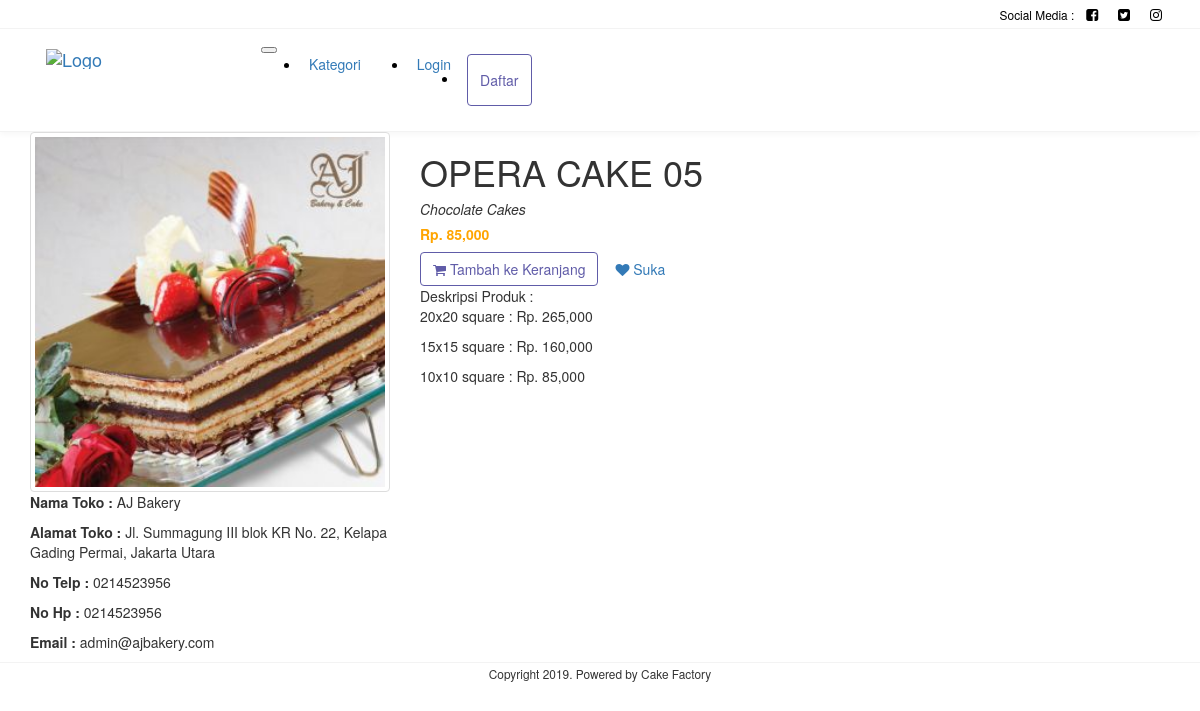
The app's page /home/detail/CAKE1396 with its own data.
### tables this page shows
CREATE TABLE `tb_kue` (
  `kd_kue` varchar(8) NOT NULL,
  `kd_kategori_kue` varchar(5) NOT NULL,
  `id_toko` varchar(8) NOT NULL,
  `nama_kue` varchar(100) NOT NULL,
  `deskripsi_kue` text,
  `harga_kue` double NOT NULL,
  `rating_kue` int(11) DEFAULT NULL,
  `photo_path` varchar(100) DEFAULT NULL,
  `tanggal_ditambah` datetime DEFAULT NULL,
  `status_kue` tinyint(1) DEFAULT NULL
);

CREATE TABLE `tb_toko` (
  `id_toko` varchar(8) NOT NULL,
  `nama_toko` varchar(50) NOT NULL,
  `tentang_toko` text,
  `alamat_toko` text,
  `no_telp` varchar(15) DEFAULT NULL,
  `no_handphone` varchar(15) NOT NULL,
  `toko_buka` time DEFAULT NULL,
  `toko_tutup` time DEFAULT NULL,
  `photo_path` varchar(100) DEFAULT NULL,
  `email` varchar(100) NOT NULL,
  `password` varchar(100) NOT NULL,
  `tanggal_pendaftaran` datetime DEFAULT NULL,
  `status_toko` tinyint(1) DEFAULT NULL,
  `facebook_link` varchar(100) DEFAULT NULL,
  `instagram_link` varchar(100) DEFAULT NULL,
  `twitter_link` varchar(100) DEFAULT NULL
);

CREATE TABLE `tb_kategori_kue` (
  `kd_kategori_kue` varchar(5) NOT NULL,
  `nama_kategori` varchar(50) NOT NULL
);

### application/controllers/Home.php (called while the page is built, shortened)
<?php
class Home extends CI_Controller {
	public function __construct()
	{
		$this->load->model('M_Home', 'home');
	}
  	public function detail($id_product = NULL)
  	{
  		if ($id_product)
  		{
  			$data['product'] = $this->home->getProductDetail($id_product);
  			$data['title'] = $data['product']['nama_kue'];
  			$this->load->view('home/_partials/header', $data);
			$this->load->view('home/_partials/navbar');
			$this->load->view('home/detail', $data);
			$this->load->view('home/_partials/footer');
  		}
  		else
  		{
  			redirect('home');
  		}
  	}
}

### index.php (called while the page is built, shortened)
<?php
require_once BASEPATH.'core/CodeIgniter.php';

### application/models/M_Home.php (called while the page is built, shortened)
<?php
class M_Home extends CI_Model {
	public function getProductDetail($id_product)
	{
		$this->db->join('tb_kategori_kue', 'tb_kategori_kue.kd_kategori_kue = tb_kue.kd_kategori_kue');
		$this->db->join('tb_toko', 'tb_toko.id_toko = tb_kue.id_toko');
		$this->db->select('*, tb_kue.photo_path');
		return $this->db->get_where('tb_kue', ['kd_kue' => $id_product, 'status_kue' => 1])->row_array();
	}
}

### application/views/home/detail.php (the view)
<section class="main-content my-4">
    <div class="container">
        <div class="row m-0 my-4">
            <div class="col-lg-4">
                <img src="<?= base_url('assets/img/cake/'. $product['photo_path']) ?>" alt="<?= $product['nama_kue'] ?>" class="img-thumbnail" width="100%">
                <div class="info-product p-3">
                    <p><strong>Nama Toko :</strong> <?php echo $product['nama_toko'] ?></p>
                    <p><strong>Alamat Toko :</strong> <?php echo $product['alamat_toko'] ?></p>
                    <p><strong>No Telp :</strong> <?php echo ($product['no_telp'] == NULL) ? "-" : $product['no_telp'] ; ?></p>
                    <p><strong>No Hp :</strong> <?php echo $product['no_handphone'] ?></p>
                    <p><strong>Email :</strong> <?php echo $product['email'] ?></p>
                </div>
            </div>
            <div class="col-lg-8">
                <h1><?= strtoupper($product['nama_kue']); ?></h1>
                <h5><i><?php echo $product['nama_kategori'] ?></i></h5>
                <h5 class="card-price">Rp. <?= number_format($product['harga_kue']) ?></h5>
                <a href="<?= base_url('home/add_cart/'. $product['kd_kue']) ?>" class="btn btn-outline-purple mt-2 mb-3"><i class="fa fa-shopping-cart"></i> Tambah ke Keranjang</a>
                <a href="#" class="btn btn-outline-secondary mt-2 mb-3"><i class="fa fa-heart"></i> Suka</a>
                <article>
                    Deskripsi Produk :
                    <?= $product['deskripsi_kue'] ?>
                </article>
            </div>
        </div>
    </div>
</section>

### application/views/home/_partials/header.php (shortened to what this page needs)
<!DOCTYPE html>
<html lang="en">
<head>
    <link rel="stylesheet" href="<?= base_url('assets/vendor/font-awesome/css/font-awesome.min.css') ?>">
    <link rel="stylesheet" href="<?= base_url('assets/vendor/bootstrap4/dist/css/bootstrap.min.css') ?>">
    <link rel="stylesheet" href="<?= base_url('assets/css/style.css') ?>">
</head>
<body>

### application/views/home/_partials/navbar.php (shortened to what this page needs)
<header class="sticky-top">
    <div class="top-nav text-right">
        <div class="container">
            <small>Social Media :</small>
            <a href="#" class="nav-icon">
                <i class="fa fa-facebook-square"></i>
            </a>
            <a href="#" class="nav-icon">
                <i class="fa fa-twitter-square"></i>
            </a>
            <a href="#" class="nav-icon">
                <i class="fa fa-instagram"></i>
            </a>
        </div>
    </div>
    <div class="second-nav">
        <div class="container">
            <nav class="navbar navbar-expand-lg navbar-light">
                <a class="navbar-brand" href="<?= base_url('home') ?>">
                    <img class="d-inline-block align-top" src="<?= base_url('assets/img/logo-1.png') ?>" alt="Logo" width="200">
                </a>
                <button class="navbar-toggler" type="button" data-toggle="collapse" data-target="#navbarSupportedContent" aria-controls="navbarSupportedContent" aria-expanded="false" aria-label="Toggle navigation">
                </button>
                <div class="collapse navbar-collapse" id="navbarSupportedContent">
                    <ul class="navbar-nav mr-auto">
                        <li class="nav-item pl-4">
                            <a class="nav-link" href="<?php echo base_url('home/category'); ?>">Kategori</a>
                        </li>
                    </ul>
                    <ul class="navbar-nav ml-auto">
                        <?php if ($this->session->has_userdata('id_toko') || $this->session->has_userdata('id_user')): ?>
                            <?php if ($this->session->has_userdata('id_toko')) : ?>
                            <li class="nav-item pl-4">
                                <a role="button" href="<?= base_url('store/dashboard') ?>" class="btn btn-outline-purple">Dashboard</a>
                            </li>
                            <?php else: ?>
                            <li class="nav-item pl-4">
                                <a role="button" href="<?= base_url('users/dashboard') ?>" class="btn btn-outline-purple">Dashboard</a>
                            </li>
                            <?php endif; ?>
                        <?php else: ?>
                        <li class="nav-item pl-4">
                            <a class="nav-link" href="<?= base_url('login') ?>">Login</a>
                        </li>
                        <li class="nav-item pl-4">
                            <a role="button" href="<?= base_url('registration') ?>" class="btn btn-outline-purple">Daftar</a>
                        </li>
                        <?php endif; ?>
                    </ul>
                </div>
            </nav>
        </div>
    </div>
</header>

### application/views/home/_partials/footer.php (shortened to what this page needs)
    <footer class="text-center py-2" style="border-top: 1px solid #f3f3f3">
        <small>Copyright <?php echo date('Y') . ". Powered by Cake Factory" ?></small>
    </footer>
</body>
</html>

### assets/css/style.css (style rules this page uses)
header { background-color: #fff; color: #000; box-shadow: rgba(0,0,0,.04) 0 2px 6px 0; }
header .top-nav, .second-nav { padding: 4px 0px; border-width: 0 0 1px; border-color: #f3f3f3; border-style: solid; }
header .top-nav .nav-icon { color: #000; padding: 0px 8px; }
.second-nav .navbar { padding: 0; }
.second-nav .navbar .nav-item { padding: 0px 8px; }
.btn-outline-purple { color: #605ca8; background-color: transparent; background-image: none; border-color: #605ca8; }
.card-price { color: orange; font-weight: bold; }

### records on screen
tb_kue: photo_path (picture), id_toko.nama_toko "AJ Bakery", id_toko.alamat_toko "Jl. Summagung III blok KR No. 22, Kelapa Gading Permai, Jakarta Utara", id_toko.no_telp "0214523956", id_toko.no_handphone "0214523956", id_toko.email "admin@ajbakery.com", nama_kue "OPERA CAKE 05", kd_kategori_kue.nama_kategori "Chocolate Cakes", harga_kue "85,000", deskripsi_kue "20x20 square : Rp. 265,000 15x15 square : Rp. 160,000 10x10 square : Rp. 85,000"
